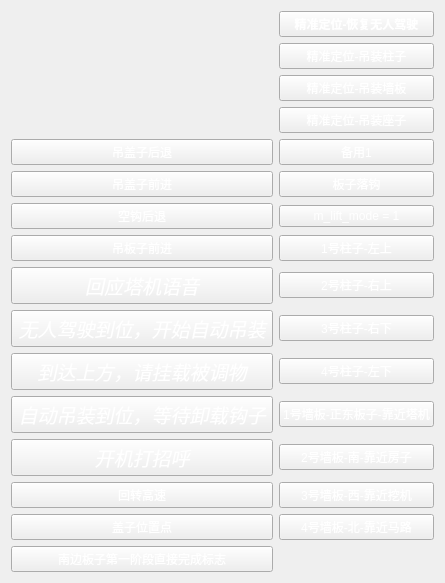
        <widget class="QWidget" name="tab_visualScence">
         <attribute name="title">
          <string>可视化场景图</string>
         </attribute>
         <layout class="QGridLayout" name="gridLayout_13">
          <item row="12" column="1">
           <widget class="QPushButton" name="qiangban2">
            <property name="styleSheet">
             <string notr="true">color: rgb(255, 255, 255);</string>
            </property>
            <property name="text">
             <string>2号墙板-南-靠近房子</string>
            </property>
           </widget>
          </item>
          <item row="14" column="1">
           <widget class="QPushButton" name="qiangban4">
            <property name="styleSheet">
             <string notr="true">color: rgb(255, 255, 255);</string>
            </property>
            <property name="text">
             <string>4号墙板-北-靠近马路</string>
            </property>
           </widget>
          </item>
          <item row="11" column="0">
           <widget class="QPushButton" name="pushButton_12">
            <property name="font">
             <font>
              <family>Ubuntu</family>
              <pointsize>14</pointsize>
              <italic>true</italic>
             </font>
            </property>
            <property name="styleSheet">
             <string notr="true">color: rgb(255, 255, 255);</string>
            </property>
            <property name="text">
             <string>自动吊装到位，等待卸载钩子</string>
            </property>
           </widget>
          </item>
          <item row="10" column="0">
           <widget class="QPushButton" name="pushButton_13">
            <property name="font">
             <font>
              <family>Ubuntu</family>
              <pointsize>14</pointsize>
              <italic>true</italic>
             </font>
            </property>
            <property name="styleSheet">
             <string notr="true">color: rgb(255, 255, 255);</string>
            </property>
            <property name="text">
             <string>到达上方，请挂载被调物</string>
            </property>
           </widget>
          </item>
          <item row="12" column="0">
           <widget class="QPushButton" name="pushButton_11">
            <property name="font">
             <font>
              <family>Ubuntu</family>
              <pointsize>14</pointsize>
              <italic>true</italic>
             </font>
            </property>
            <property name="styleSheet">
             <string notr="true">color: rgb(255, 255, 255);</string>
            </property>
            <property name="text">
             <string>开机打招呼</string>
            </property>
           </widget>
          </item>
          <item row="11" column="1">
           <widget class="QPushButton" name="qiangban1">
            <property name="styleSheet">
             <string notr="true">color: rgb(255, 255, 255);</string>
            </property>
            <property name="text">
             <string>1号墙板-正东板子-靠近塔机</string>
            </property>
           </widget>
          </item>
          <item row="3" column="1">
           <widget class="QPushButton" name="pushButton_7">
            <property name="styleSheet">
             <string notr="true">color: rgb(255, 255, 255);</string>
            </property>
            <property name="text">
             <string>精准定位-吊装座子</string>
            </property>
           </widget>
          </item>
          <item row="15" column="0">
           <widget class="QPushButton" name="pushButton_8">
            <property name="styleSheet">
             <string notr="true">color: rgb(255, 255, 255);</string>
            </property>
            <property name="text">
             <string>南边板子第一阶段直接完成标志</string>
            </property>
           </widget>
          </item>
          <item row="14" column="0">
           <widget class="QPushButton" name="pushButton_9">
            <property name="styleSheet">
             <string notr="true">color: rgb(255, 255, 255);</string>
            </property>
            <property name="text">
             <string>盖子位置点</string>
            </property>
           </widget>
          </item>
          <item row="13" column="0">
           <widget class="QPushButton" name="pushButton_10">
            <property name="styleSheet">
             <string notr="true">color: rgb(255, 255, 255);</string>
            </property>
            <property name="text">
             <string>回转高速</string>
            </property>
           </widget>
          </item>
          <item row="9" column="0">
           <widget class="QPushButton" name="start_target_voice">
            <property name="font">
             <font>
              <family>Ubuntu</family>
              <pointsize>14</pointsize>
              <italic>true</italic>
             </font>
            </property>
            <property name="styleSheet">
             <string notr="true">color: rgb(255, 255, 255);</string>
            </property>
            <property name="text">
             <string>无人驾驶到位，开始自动吊装</string>
            </property>
           </widget>
          </item>
          <item row="13" column="1">
           <widget class="QPushButton" name="qiangban3">
            <property name="styleSheet">
             <string notr="true">color: rgb(255, 255, 255);</string>
            </property>
            <property name="text">
             <string>3号墙板-西-靠近挖机</string>
            </property>
           </widget>
          </item>
          <item row="6" column="1">
           <widget class="QPushButton" name="pushButton_6">
            <property name="styleSheet">
             <string notr="true">color: rgb(255, 255, 255);</string>
            </property>
            <property name="text">
             <string>m_lift_mode = 1</string>
            </property>
           </widget>
          </item>
          <item row="5" column="1">
           <widget class="QPushButton" name="pushButton_5">
            <property name="styleSheet">
             <string notr="true">color: rgb(255, 255, 255);</string>
            </property>
            <property name="text">
             <string>板子落钩</string>
            </property>
           </widget>
          </item>
          <item row="4" column="1">
           <widget class="QPushButton" name="pushButton_4">
            <property name="styleSheet">
             <string notr="true">color: rgb(255, 255, 255);</string>
            </property>
            <property name="text">
             <string>备用1</string>
            </property>
           </widget>
          </item>
          <item row="1" column="1">
           <widget class="QPushButton" name="pushButton_2">
            <property name="styleSheet">
             <string notr="true">color: rgb(255, 255, 255);</string>
            </property>
            <property name="text">
             <string>精准定位-吊装柱子</string>
            </property>
           </widget>
          </item>
          <item row="2" column="1">
           <widget class="QPushButton" name="pushButton_3">
            <property name="styleSheet">
             <string notr="true">color: rgb(255, 255, 255);</string>
            </property>
            <property name="text">
             <string>精准定位-吊装墙板</string>
            </property>
           </widget>
          </item>
          <item row="0" column="1">
           <widget class="QPushButton" name="pushButton">
            <property name="font">
             <font>
              <weight>75</weight>
              <bold>true</bold>
             </font>
            </property>
            <property name="styleSheet">
             <string notr="true">color: rgb(255, 255, 255);</string>
            </property>
            <property name="text">
             <string>精准定位-恢复无人驾驶</string>
            </property>
           </widget>
          </item>
          <item row="8" column="1">
           <widget class="QPushButton" name="zhuzi2">
            <property name="styleSheet">
             <string notr="true">color: rgb(255, 255, 255);</string>
            </property>
            <property name="text">
             <string>2号柱子-右上</string>
            </property>
           </widget>
          </item>
          <item row="7" column="1">
           <widget class="QPushButton" name="zhuzi1">
            <property name="styleSheet">
             <string notr="true">color: rgb(255, 255, 255);</string>
            </property>
            <property name="text">
             <string>1号柱子-左上</string>
            </property>
           </widget>
          </item>
          <item row="9" column="1">
           <widget class="QPushButton" name="zhuzi3">
            <property name="styleSheet">
             <string notr="true">color: rgb(255, 255, 255);</string>
            </property>
            <property name="text">
             <string>3号柱子-右下</string>
            </property>
           </widget>
          </item>
          <item row="10" column="1">
           <widget class="QPushButton" name="zhuzi4">
            <property name="styleSheet">
             <string notr="true">color: rgb(255, 255, 255);</string>
            </property>
            <property name="text">
             <string>4号柱子-左下</string>
            </property>
           </widget>
          </item>
          <item row="8" column="0">
           <widget class="QPushButton" name="respose_tower">
            <property name="font">
             <font>
              <family>Ubuntu</family>
              <pointsize>14</pointsize>
              <italic>true</italic>
             </font>
            </property>
            <property name="styleSheet">
             <string notr="true">color: rgb(255, 255, 255);</string>
            </property>
            <property name="text">
             <string>回应塔机语音</string>
            </property>
           </widget>
          </item>
          <item row="7" column="0">
           <widget class="QPushButton" name="board_qian">
            <property name="styleSheet">
             <string notr="true">color: rgb(255, 255, 255);</string>
            </property>
            <property name="text">
             <string>吊板子前进</string>
            </property>
           </widget>
          </item>
          <item row="6" column="0">
           <widget class="QPushButton" name="board_hou">
            <property name="styleSheet">
             <string notr="true">color: rgb(255, 255, 255);</string>
            </property>
            <property name="text">
             <string>空钩后退</string>
            </property>
           </widget>
          </item>
          <item row="5" column="0">
           <widget class="QPushButton" name="gaizi_qian">
            <property name="styleSheet">
             <string notr="true">color: rgb(255, 255, 255);</string>
            </property>
            <property name="text">
             <string>吊盖子前进</string>
            </property>
           </widget>
          </item>
          <item row="4" column="0">
           <widget class="QPushButton" name="gaizi_hou">
            <property name="styleSheet">
             <string notr="true">color: rgb(255, 255, 255);</string>
            </property>
            <property name="text">
             <string>吊盖子后退</string>
            </property>
           </widget>
          </item>
         </layout>
        </widget>
